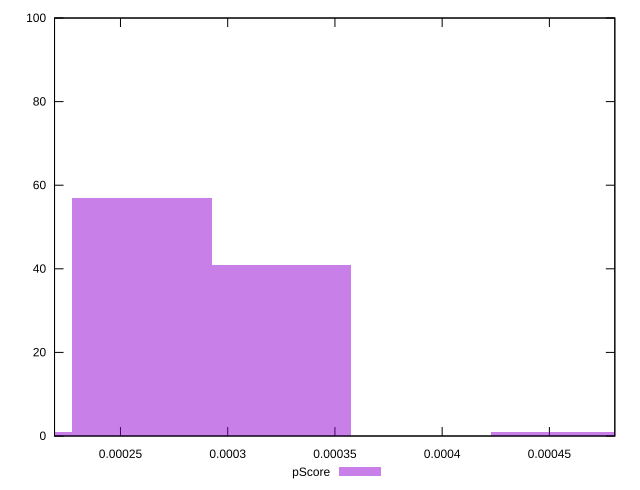

This chart was generated by the following gnuplot code:
reset

$pScore <<EOF
0.0002600882554486614 57
0.00045515444703515747 1
0.0003251103193108268 41
0.00019506619158649605 1
EOF

set key outside below
set boxwidth 0.00006502206386216535
set xrange [0.00021924973522996494:0.00048051673519783344]
set yrange [0:100]
set trange [0:100]
set style fill transparent solid 0.5 noborder
set terminal svg size 640, 490 enhanced background rgb 'white'
set output "report_00019_2021-02-10T18-14-37.922Z//largest-contentful-paint/samples/pages+cached/pScore/histogram.svg"

plot $pScore title "pScore" with boxes

reset
